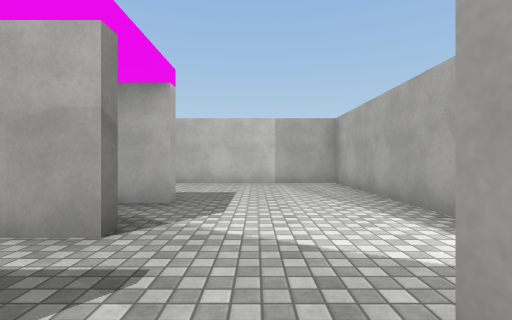
[1] (above)

17 first-person views from a walk through a 3-D level made in the Unity game engine. The camera is 1.2 m above the floor, looks level and sees 85° across. The floor is counted in squares, 1.73 m on a side. Each view is taken from the middle of a square. On the plan, view 1 faces up. The plan holds only what a view shows up to about 10 squares ahead; the rest is blank. The player is left out. Door leaves are left out, so doorways stand open. Surface patterns are stand-ins for the level's own textures.

[2]
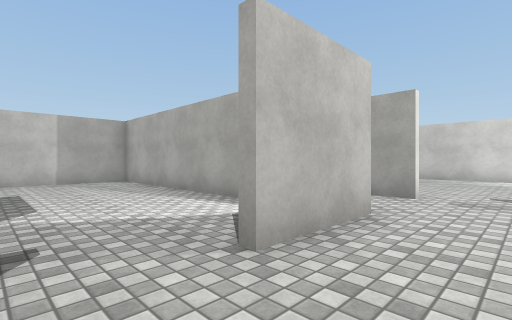

[3]
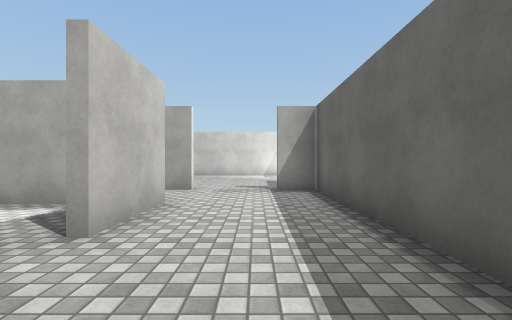

[4]
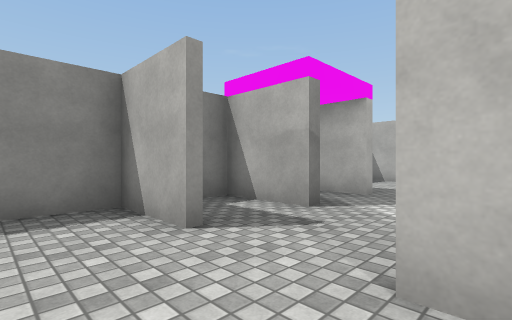

[5]
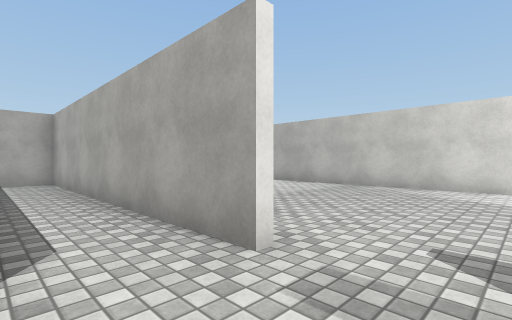

[6]
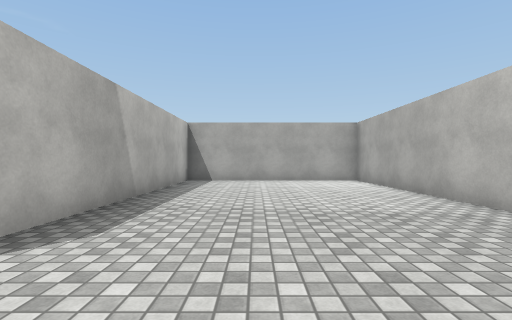

[7]
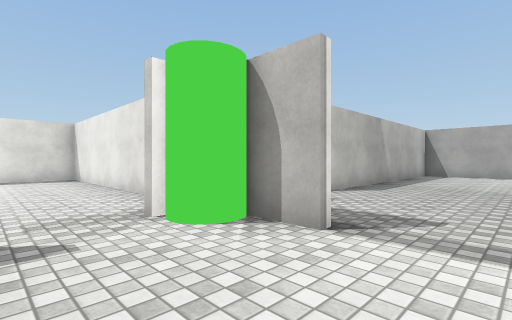

[8]
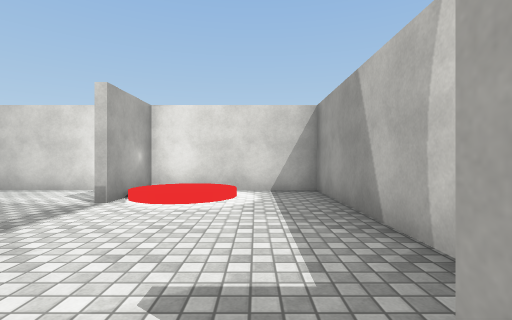

[9]
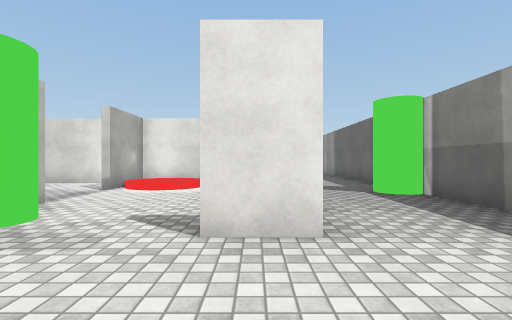

[10]
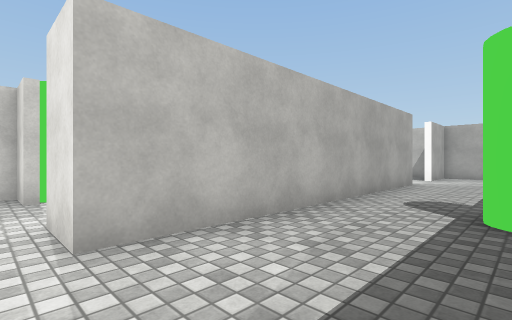

[11]
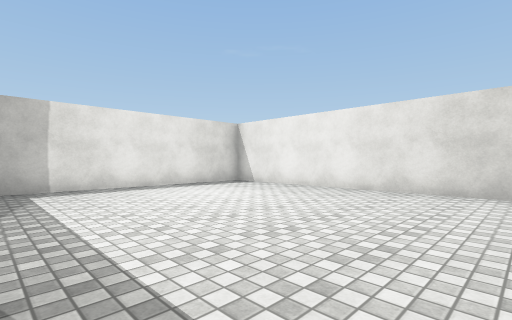

[12]
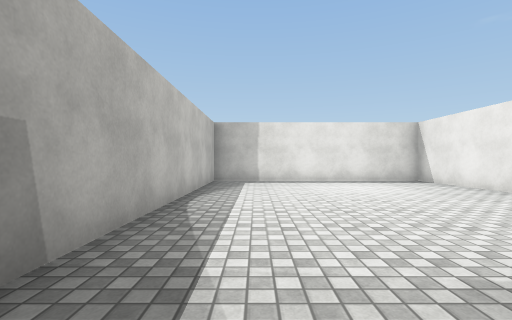

[13]
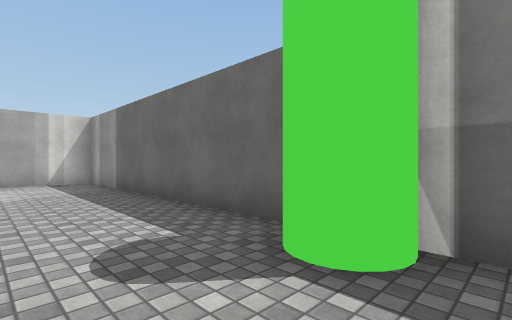

[14]
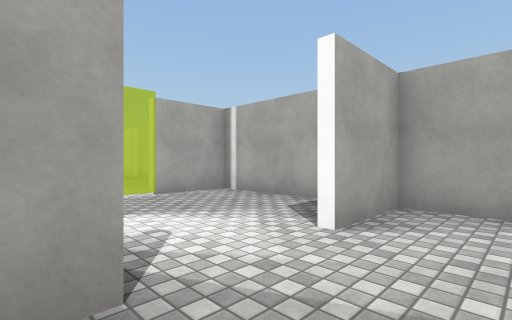

[15]
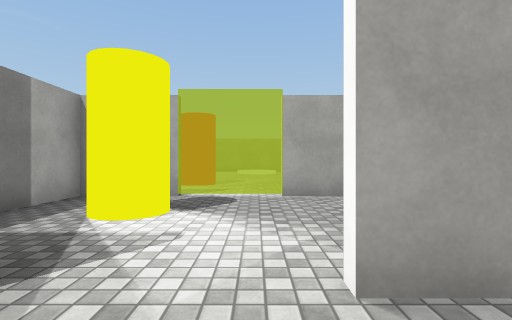

[16]
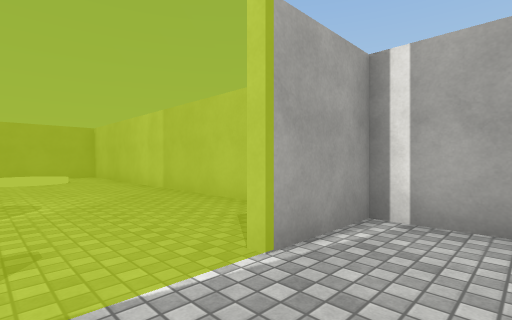

[17]
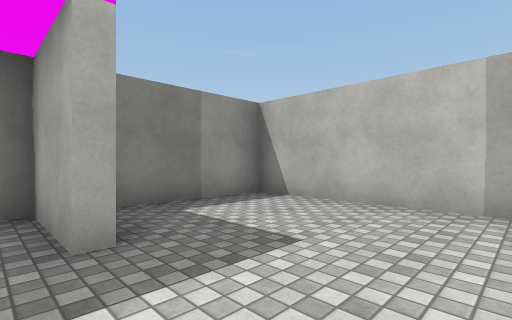

### Floor plan
Points are (right, up) in squares from view 1. A wall is a line through its corners. A room is listed if a view was taken in it or the views show most of it. See-through windows are left out.
Room 1 (views 1, 2, 3, 4, 5)
walls: (2.6, 0.5) (0.5, 0.5); (4.5, 0.5) (4.5, 8.4) (3.4, 8.4); (-0.5, -2.4) (4.5, -2.4); (-1.5, 0.5) (-3.3, 0.5) (-3.3, -0.9)
ways out: open door at (5, -0.5) to room 2; open door at (-0.5, 1) to room 6
Room 2 (view 6)
walls: (10.4, -1.4) (10.4, 8.4) (4.7, 8.4) (4.7, 0.6)
ways out: open door at (5, -0.5) to room 1; open door at (7.5, -2.5) to room 3
Room 3 (view 7)
walls: (6.5, -2.6) (5.5, -2.6); (10.8, -2.6) (8.5, -2.6); (5.9, -6.4) (10.4, -6.4) (10.4, -2.5)
ways out: open door at (7.5, -2.5) to room 2; open door at (5, -4.5) to room 4
objects: green cylinder (5, -3)
Room 4 (views 8, 9, 10, 11, 12, 13, 14, 15)
walls: (4.5, -2.6) (-3.3, -2.6) (-3.3, -9.4) (16.3, -9.4) (16.3, -6.6) (14.5, -6.6); (12.5, -6.6) (4.5, -6.6) (4.5, -5.5)
ways out: open door at (5, -4.5) to room 3; open door at (13.5, -6.5) to room 5
objects: green cylinder (8, -9)
Room 5 (view 16)
walls: (16.3, -5.2) (16.3, -2.6) (14.5, -2.6); (10.6, -2.6) (10.6, -4.4)
ways out: open door at (13.5, -6.5) to room 4
objects: yellow cylinder (12, -4)
Room 6 (view 17)
walls: (2.4, 2) (2.4, 8.4) (-3.3, 8.4) (-3.3, 4.1)
ways out: open door at (-0.5, 1) to room 1
objects: other object (-3, 3) to (-2, 3); other object (-3, 5) to (-2, 5)
Room 7 (no view inside)
walls: (16.3, -0.5) (16.3, 6.9); (14.8, 8.4) (13.5, 8.4)
objects: red cylinder (12, 0) to (13, 0)

Positions as (right, up) in squares from view 1, and headings:
1: (0, 0), facing up
2: (-1, -1), facing up-right
3: (-2, -1), facing right
4: (1, -1), facing up-left
5: (3, -1), facing up-right
6: (7, -1), facing up
7: (8, -5), facing up-left
8: (4, -5), facing right
9: (2, -6), facing right
10: (4, -9), facing up-right
11: (4, -9), facing up-left
12: (6, -8), facing left
13: (7, -7), facing down-right
14: (12, -8), facing up-right
15: (14, -8), facing up
16: (13, -4), facing up-right
17: (1, 4), facing up-left
